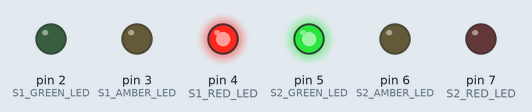
This sketch was run on a simulated Arduino Nano, built with avr-gcc and run on an emulated ATmega328P. Parts: output pins drawn as LEDs (lit = HIGH).

Above: at 2.0 s.
At 4.5 s:
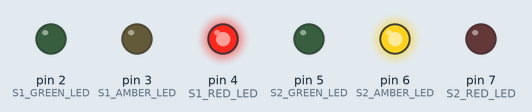
At 7.0 s:
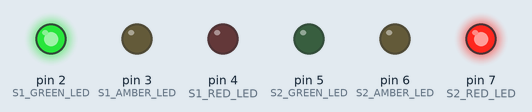
At 9.5 s:
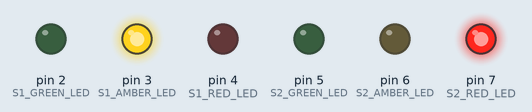
Timing chart, 0 to 13.0 s (numbered marks = the images above):
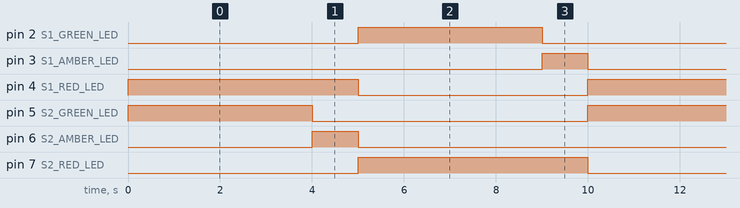

The sketch:

part2.ino
```cpp
/**
 * SOEN422 – Fall 2025: Embedded Systems/Software
 * Section MM/MI-X - Lab Assignment 1: Part 2
 *
 * Authors: Nathan Grenier, Giuliano Verdone
 */

// Global constants for Arduino Nano I/O Pin Configuration
const unsigned char S1_GREEN_LED = 2;
const unsigned char S1_AMBER_LED = 3;
const unsigned char S1_RED_LED = 4;

const unsigned char S2_GREEN_LED = 5;
const unsigned char S2_AMBER_LED = 6;
const unsigned char S2_RED_LED = 7;

/**
 * Represents a LED node in the doubly linked list.
 * Each node contains the following:
 * - pin: the pin connected to the LED
 * - duration: how long the LED should stay on (in milliseconds)
 * - next: pointer to the next node in the sequence
 * - prev: pointer to the previous node
 */
struct LEDNode
{
  unsigned char pin;
  unsigned int duration;
  LEDNode *next;
  LEDNode *prev;
};

/**
 * Represents a traffic light system.
 * Each traffic light contains the following:
 * - currentLED: pointer to the currently active LED node in a doubly linked list
 * - currentLEDStartTime: the time when the current LED was turned on (relative to the beginning of a record time)
 */
struct TrafficLight
{
  LEDNode *currentLED;
  unsigned long currentLEDStartTime;
};

LEDNode S1Red, S1Amber, S1Green;
LEDNode S2Red, S2Amber, S2Green;

TrafficLight S1TrafficLight;
TrafficLight S2TrafficLight;

/**
 * Arduino setup function.
 *
 * Initializes pin modes and constructs the linked list of LED nodes.
 */
void setup()
{
  pinMode(S1_GREEN_LED, OUTPUT);
  pinMode(S1_AMBER_LED, OUTPUT);
  pinMode(S1_RED_LED, OUTPUT);

  pinMode(S2_GREEN_LED, OUTPUT);
  pinMode(S2_AMBER_LED, OUTPUT);
  pinMode(S2_RED_LED, OUTPUT);

  // Create LED nodes for TrafficLights
  S1Red = {S1_RED_LED, 5000, &S1Green, &S1Amber};
  S1Amber = {S1_AMBER_LED, 1000, &S1Red, &S1Green};
  S1Green = {S1_GREEN_LED, 4000, &S1Amber, &S1Red};

  S2Red = {S2_RED_LED, 5000, &S2Green, &S2Amber};
  S2Amber = {S2_AMBER_LED, 1000, &S2Red, &S2Green};
  S2Green = {S2_GREEN_LED, 4000, &S2Amber, &S2Red};

  // S1 Traffic Light Starts on Red
  S1TrafficLight = {&S1Red, 0};
  // S2 Traffic Light Starts on Green
  S2TrafficLight = {&S2Green, 0};

  // Initially, turn on the starting LEDs of both traffic lights
  unsigned long now = millis();

  digitalWrite(S1TrafficLight.currentLED->pin, HIGH);
  S1TrafficLight.currentLEDStartTime = now;

  digitalWrite(S2TrafficLight.currentLED->pin, HIGH);
  S2TrafficLight.currentLEDStartTime = now;
}

void updateTrafficLight(TrafficLight &trafficLight, unsigned long now)
{
  // Check if the LED should be turned OFF
  if (now - trafficLight.currentLEDStartTime >= trafficLight.currentLED->duration)
  {
    // Turn the current LED OFF
    digitalWrite(trafficLight.currentLED->pin, LOW);

    // Update start time for the next light by the fixed duration to prevent drift
    trafficLight.currentLEDStartTime += trafficLight.currentLED->duration;

    // Move to the next node in the sequence
    trafficLight.currentLED = trafficLight.currentLED->next;

    // Turn the new current LED ON immediately
    digitalWrite(trafficLight.currentLED->pin, HIGH);
  }
}

void loop()
{
  unsigned long now = millis();

  updateTrafficLight(S1TrafficLight, now);
  updateTrafficLight(S2TrafficLight, now);
}
```

Measured:
- by itself, pin 2 (S1_GREEN_LED), pin 5 (S2_GREEN_LED): alternates HIGH for 4.0 s and LOW for 6.0 s
- by itself, pin 3 (S1_AMBER_LED), pin 6 (S2_AMBER_LED): alternates HIGH for 1.0 s and LOW for 9.0 s
- by itself, pin 4 (S1_RED_LED), pin 7 (S2_RED_LED): alternates HIGH for 5.0 s and LOW for 5.0 s
